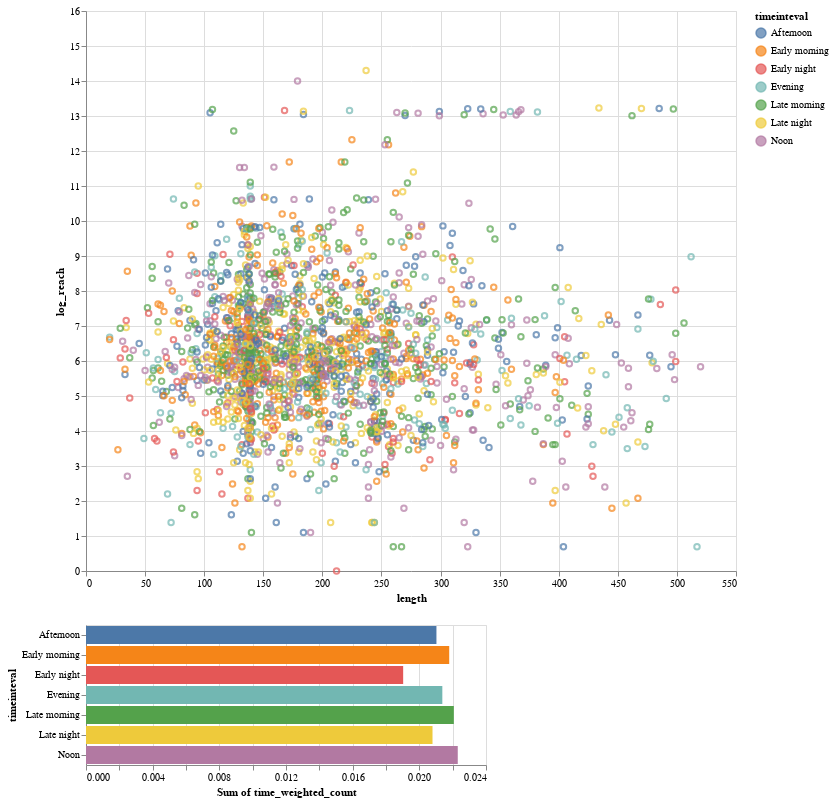

The cell this chart's notebook holds for it:
### Code cell
brush = alt.selection(type='interval')
stata_s = stata.sample(2000, random_state = 2022522)
points = alt.Chart(stata_s).mark_point().encode(
    x='length:Q',
    y='log_reach:Q',
    color=alt.condition(brush, 'timeinteval:N', alt.value('lightgray'))
).add_selection(
    brush
).properties(
    width=650,
    height=560
)

bars = alt.Chart(stata_s).mark_bar().encode(
    y='timeinteval:N',
    color='timeinteval:N',
    x='sum(time_weighted_count):Q'
).transform_filter(
    brush
)

points & bars

### Figure 1 — Vega-Lite specification as saved in the notebook (floating-point values rounded to 4 significant figures; data arrays with more than 128 entries replaced by an {"elided": "..."} marker saying what was removed)
{"config": {"view": {"continuousWidth": 400, "continuousHeight": 300}}, "vconcat": [{"mark": "point", "encoding": {"color": {"condition": {"field": "timeinteval", "type": "nominal", "selection": "selector001"}, "value": "lightgray"}, "x": {"field": "length", "type": "quantitative"}, "y": {"field": "log_reach", "type": "quantitative"}}, "height": 560, "selection": {"selector001": {"type": "interval"}}, "width": 650}, {"mark": "bar", "encoding": {"color": {"field": "timeinteval", "type": "nominal"}, "x": {"aggregate": "sum", "field": "time_weighted_count", "type": "quantitative"}, "y": {"field": "timeinteval", "type": "nominal"}}, "transform": [{"filter": {"selection": "selector001"}}]}], "data": {"name": "data-29568fde25d8ea353860722514bed8f6"}, "$schema": "https://vega.github.io/schema/vega-lite/v4.17.0.json", "datasets": {"data-29568fde25d8ea353860722514bed8f6": {"elided": "2000 records"}}}
